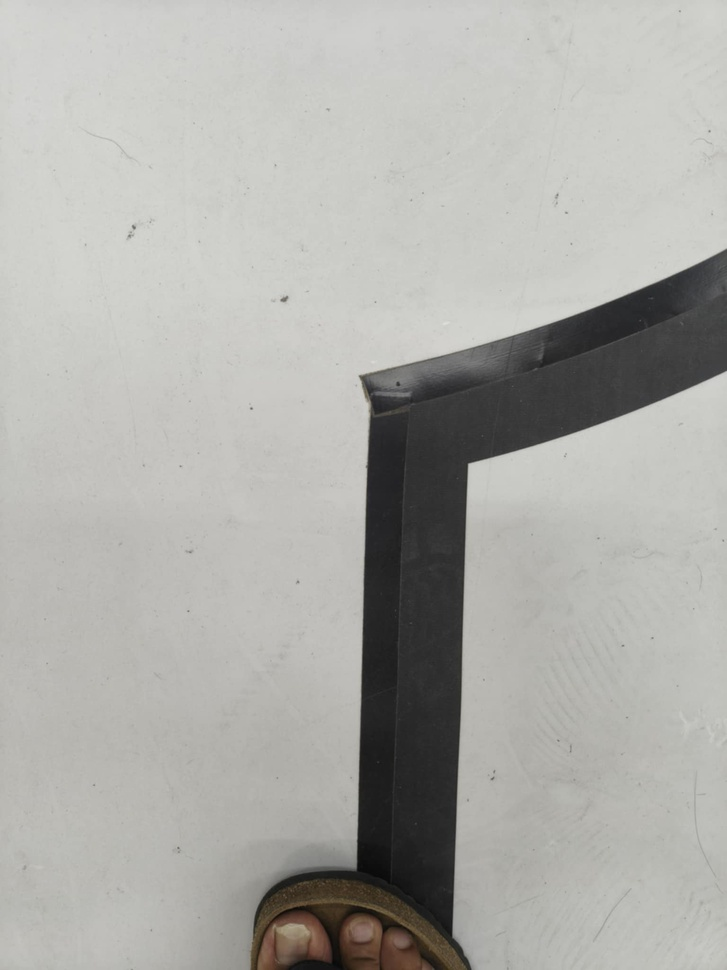
#> input picture 2d5d9259-dc36-4dbd-b85b-d59c5f0ae8c3.jpg, 727 x 970 px, shrunk from 1536 x 2048 before the run, given in place of the camera
$ python hw_6.py   (older library calls are emulated)
#> lines starting #> are read from the running program, lines starting #| are printed output that depends on the picture; after the words box and inside, x2 and y2 are one past the last pixel; in counts of white or black regions, pixels touching at a corner belong together
import cv2
import numpy as np


vid = cv2.VideoCapture(14)


def preprocess(img):
    gray = cv2.cvtColor(img, cv2.COLOR_BGR2GRAY)
    _, binary = cv2.threshold(gray, 127, 255, cv2.THRESH_BINARY)
    kernel = cv2.getStructuringElement(cv2.MORPH_RECT, (11, 11))
    return cv2.morphologyEx(binary, cv2.MORPH_OPEN, kernel)


def canny_edge(img):
    blur = cv2.GaussianBlur(img, (3, 3), 0)
    sx = cv2.Sobel(blur, cv2.CV_64F, 1, 0, ksize=3)
    sy = cv2.Sobel(blur, cv2.CV_64F, 0, 1, ksize=3)
    mag = cv2.magnitude(sx, sy)
    return cv2.Canny(cv2.convertScaleAbs(mag), 50, 150)


def region_int(img):
    h, w = img.shape[:2]
    poly = np.array([[
        (int(0.03*w), h), (int(0.10*w), int(0.30*h)),
        (int(0.80*w), int(0.30*h)), (int(0.96*w), h)
    ]], dtype=np.int32)
    mask = np.zeros_like(img)
    cv2.fillPoly(mask, poly, 255)
    return cv2.bitwise_and(img, mask)


half_lane_width_px = None        # → 第一幀用 w/2，之後再更新

while True:
    ret, frame = vid.read()
#> frame is the input picture: shape (970, 727, 3); mean B, G, R 169.2, 173.5, 173.7
    if not ret:
        break

    h, w = frame.shape[:2]
#> h = 970; w = 727
    if half_lane_width_px is None:          # 第一次才進來
        half_lane_width_px = w / 2
#> half_lane_width_px = 363.5

    car_center_x = w / 2                    # 車身中心 (每幀可直接算)
#> car_center_x = 363.5

    proc      = preprocess(frame)
#> in preprocess, `_, binary = cv2.threshold(gray, 127, 255, cv2.THRESH_BINARY)`:
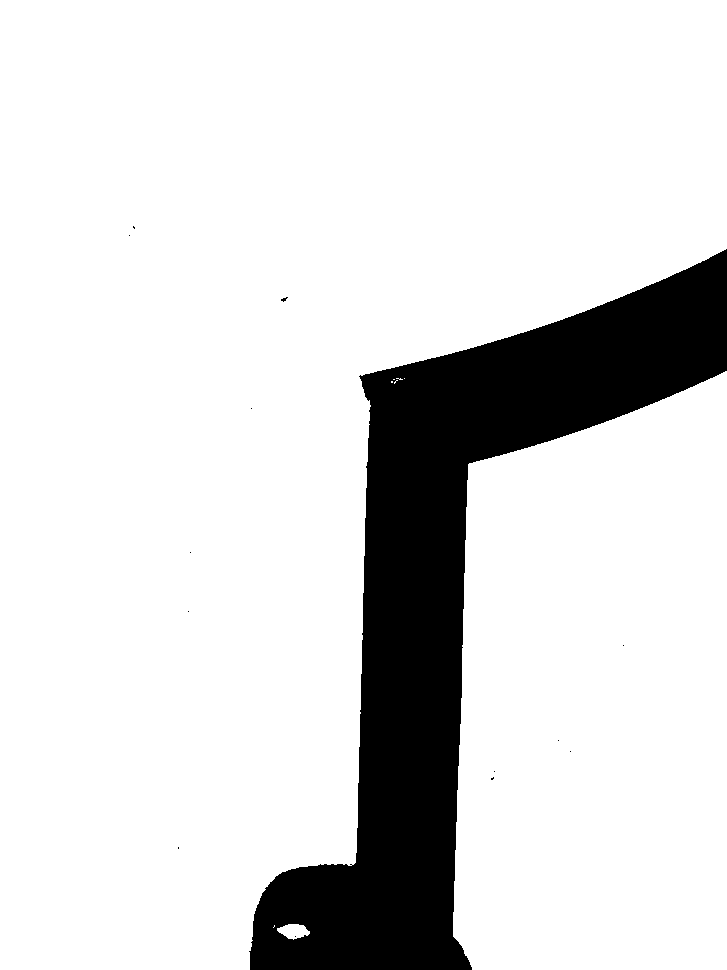
#> binary: shape (970, 727); 85.6% white; 14 black regions (13 under 20 px), largest, box (x1, y1, x2, y2) and area: (249, 249, 727, 970) 101354
#> in preprocess, `return cv2.morphologyEx(binary, cv2.MORPH_OPEN, kernel)`: returned value: shape (970, 727); 85.6% white; 13 black regions (12 under 20 px), largest, box (x1, y1, x2, y2) and area: (249, 249, 727, 970) 101574
    edges     = canny_edge(proc)
#> in canny_edge, `sx = cv2.Sobel(blur, cv2.CV_64F, 1, 0, ksize=3)`:
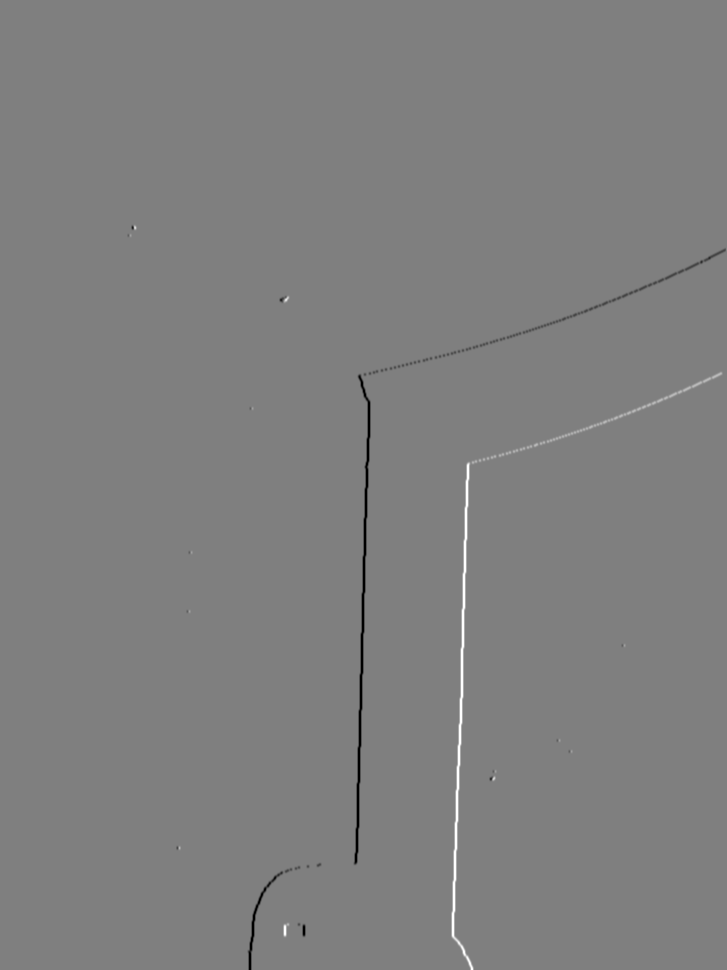
#> sx: shape (970, 727) float64; min -764, max 764, mean -0.4; drawn with min black and max white
#> in canny_edge, `mag = cv2.magnitude(sx, sy)`:
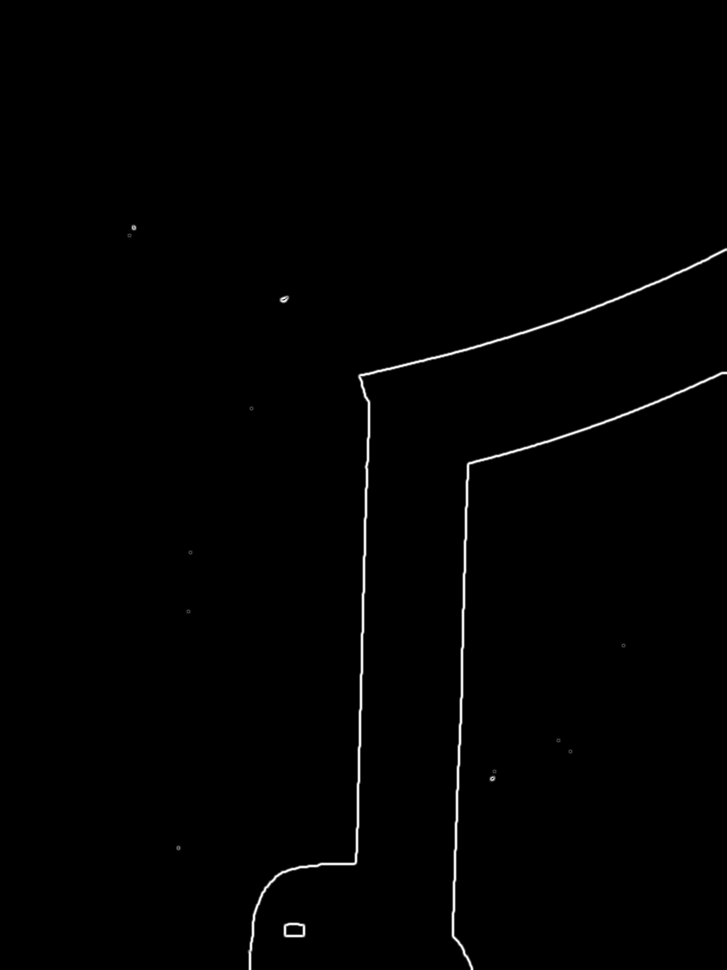
#> mag: shape (970, 727) float64; min 0, max 815.8, mean 5.6; drawn with min black and max white
#> in canny_edge, `return cv2.Canny(cv2.convertScaleAbs(mag), 50, 150)`: returned value: shape (970, 727); 0.59% white in thin lines or dots, all inside (x1, y1, x2, y2) = (127, 224, 727, 970)
    edges_roi = region_int(edges)
#> in region_int, `cv2.fillPoly(mask, poly, 255)`:
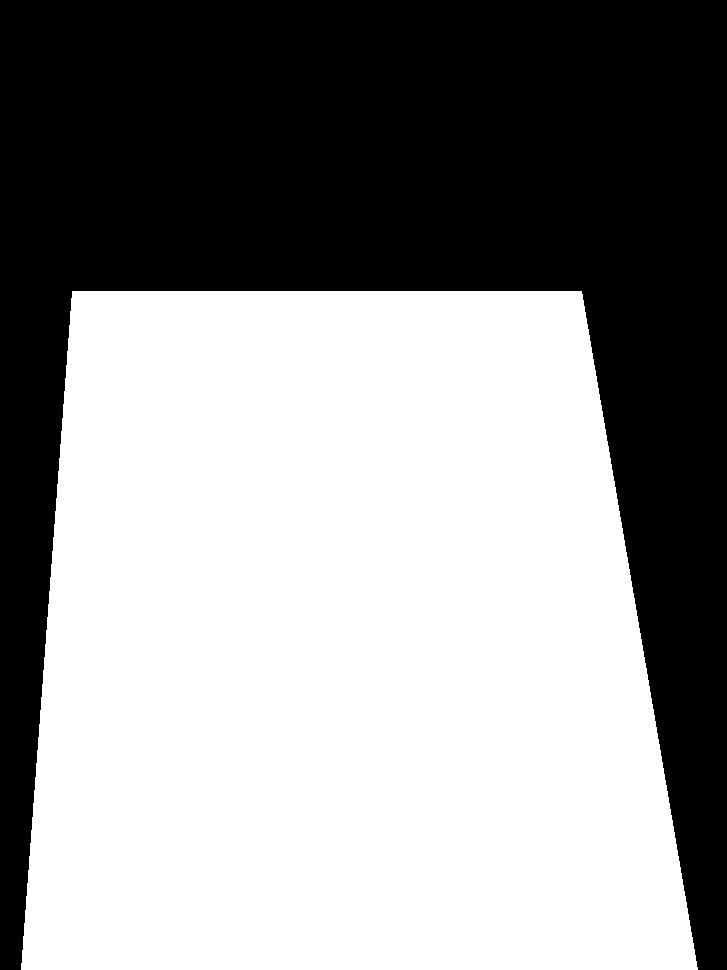
#> mask: shape (970, 727); 57.1% white; 1 black region, box (x1, y1, x2, y2) and area: (0, 0, 727, 970) 302202
#> in region_int, `return cv2.bitwise_and(img, mask)`:
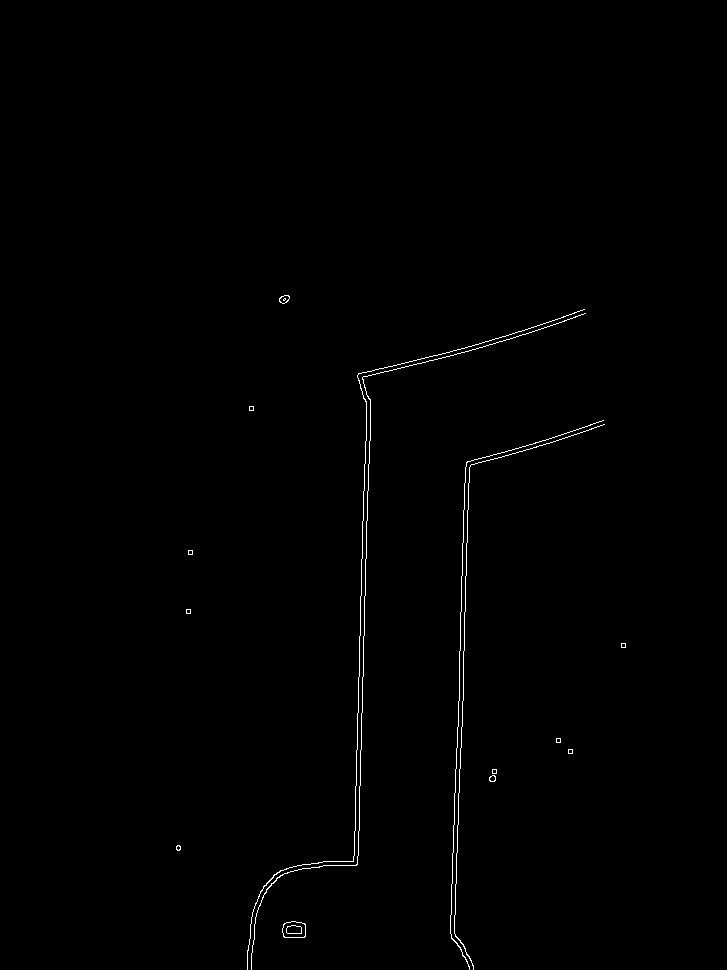
#> returned value: shape (970, 727); 0.49% white in thin lines or dots, all inside (x1, y1, x2, y2) = (176, 295, 626, 970)

    lines = cv2.HoughLinesP(edges_roi, 1, np.pi/180,
                            threshold=50, minLineLength=50, maxLineGap=20)
#> lines = 21 rows, first 6: [450, 932, 457, 727], [463, 670, 470, 461], [359, 647, 366, 419], [459, 700, 462, 543], [363, 655, 367, 513], [356, 759, 360, 619]

    left_lines, right_lines = [], []
    if lines is not None:
        for x1, y1, x2, y2 in lines[:, 0]:
            if x2 == x1:            # 垂直線直接跳過
                continue
            slope = (y2 - y1) / (x2 - x1)
            if abs(slope) < 0.3:    # 過平的線跳過
                continue
            if slope < 0 and x1 < w/2 and x2 < w/2:
                left_lines.append((x1, y1, x2, y2))
            elif slope > 0 and x1 > w/2 and x2 > w/2:
                right_lines.append((x1, y1, x2, y2))
#> this loop made 21 passes
#> (x1, y1, x2, y2, slope) on passes 1 to 12: (450, 932, 457, 727, -29.29), (463, 670, 470, 461, -29.86), (359, 647, 366, 419, -32.57), (459, 700, 462, 543, -52.33), (363, 655, 367, 513, -35.5), (356, 759, 360, 619, -35), (354, 865, 355, 810, -55), (357, 864, 361, 741, -30.75), (458, 802, 463, 689, -22.6), (359, 793, 364, 627, -33.2), (460, 349, 518, 331, -0.31), (365, 569, 370, 399, -34)
#> after the loop, left_lines = [(356, 759, 360, 619), (354, 865, 355, 810), (357, 864, 361, 741), (355, 809, 358, 705)]; right_lines = []

    status_text = "No lane"
    if left_lines and right_lines:
        status_text = "Two lanes"
        lx1, ly1, lx2, ly2 = np.mean(left_lines,  axis=0).astype(int)
        rx1, ry1, rx2, ry2 = np.mean(right_lines, axis=0).astype(int)
        cv2.line(frame, (lx1, ly1), (lx2, ly2), (0,255,0), 3)
        cv2.line(frame, (rx1, ry1), (rx2, ry2), (0,255,0), 3)
    elif left_lines:
        status_text = "Only left lane"
        cv2.line(frame, left_lines[0][:2], left_lines[0][2:], (0,255,0), 3)
    elif right_lines:
        status_text = "Only right lane"
        cv2.line(frame, right_lines[0][:2], right_lines[0][2:], (0,255,0), 3)

    cv2.putText(frame, status_text, (30, 50),
                cv2.FONT_HERSHEY_SIMPLEX, 1.2, (0,0,255), 3)

    lane_center_x = None
    if left_lines and right_lines:                       # (雙線)
        lx1, ly1, lx2, ly2 = np.mean(left_lines,  axis=0).astype(int)
        rx1, ry1, rx2, ry2 = np.mean(right_lines, axis=0).astype(int)
        left_x_bot  = lx1 + (h - ly1) * (lx2 - lx1) / (ly2 - ly1)
        right_x_bot = rx1 + (h - ry1) * (rx2 - rx1) / (ry2 - ry1)
        lane_center_x = (left_x_bot + right_x_bot) / 2
        half_lane_width_px = abs(right_x_bot - left_x_bot) / 2

    elif left_lines:                                      # (單左)
        x1, y1, x2, y2 = left_lines[0]
#> x1 = 356; y1 = 759; x2 = 360; y2 = 619
        left_x_bot = x1 + (h - y1) * (x2 - x1) / (y2 - y1)
#> left_x_bot = 350
        lane_center_x = left_x_bot + half_lane_width_px
#> lane_center_x = 713.5

    elif right_lines:                                     # (單右)
        x1, y1, x2, y2 = right_lines[0]
        right_x_bot = x1 + (h - y1) * (x2 - x1) / (y2 - y1)
        lane_center_x = right_x_bot - half_lane_width_px

    if lane_center_x is not None:
        offset = car_center_x - lane_center_x
#> offset = -350
        cv2.line(frame, (int(car_center_x), h),
                 (int(lane_center_x), h), (0,0,255), 3)
        cv2.putText(frame, f"Offset: {offset:.1f}px",
                    (30, h-30), cv2.FONT_HERSHEY_SIMPLEX,
                    1.2, (0,0,255), 3)
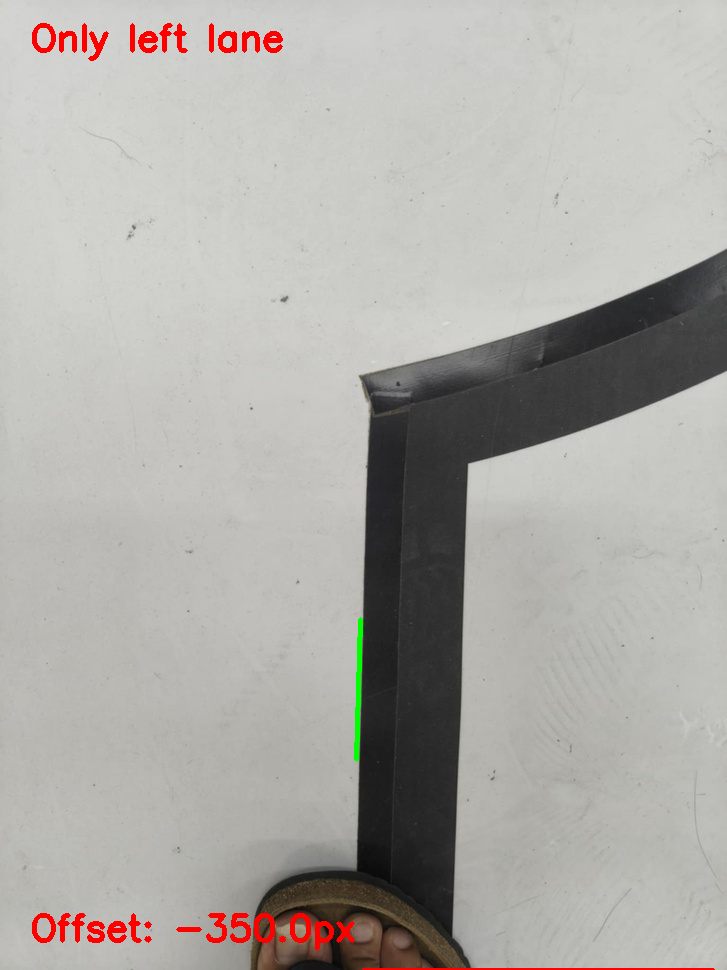
#> frame: shape (970, 727, 3); mean B, G, R 167.4, 171.9, 174.4

    cv2.imshow('Frame', frame)
    if cv2.waitKey(1) & 0xFF == ord('q'):
#> (key q is pressed here)
        break

vid.release()
cv2.destroyAllWindows()

$ run again, on i.jpg
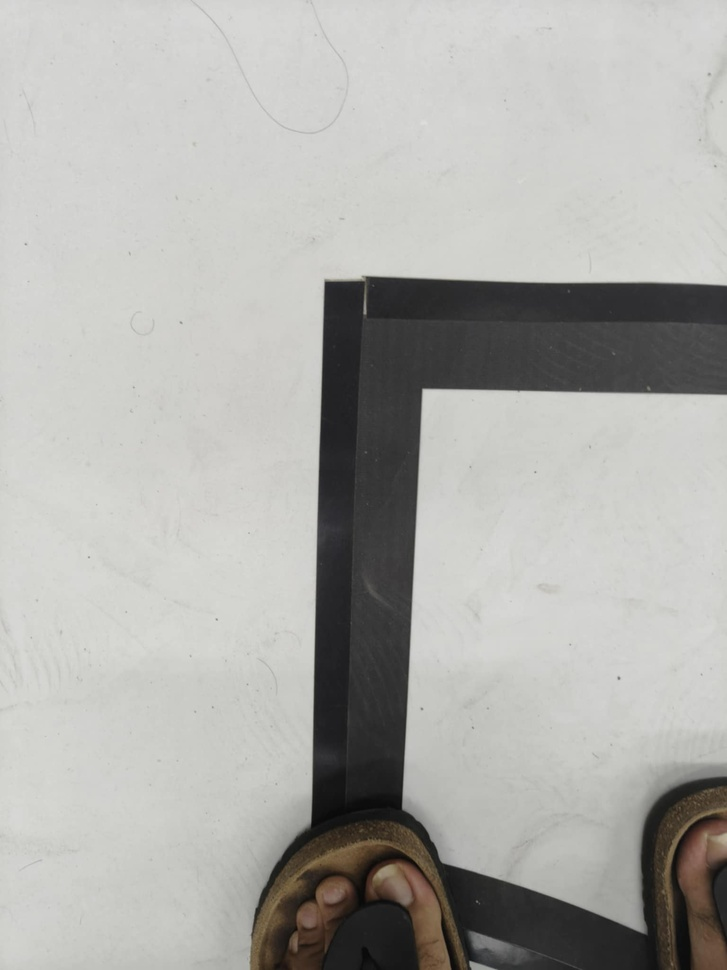
#> input picture i.jpg, 727 x 970 px, shrunk from 1536 x 2048 before the run, given in place of the camera
#> frame is the input picture: shape (970, 727, 3); mean B, G, R 170.9, 174.7, 175
#> in preprocess, `_, binary = cv2.threshold(gray, 127, 255, cv2.THRESH_BINARY)`:
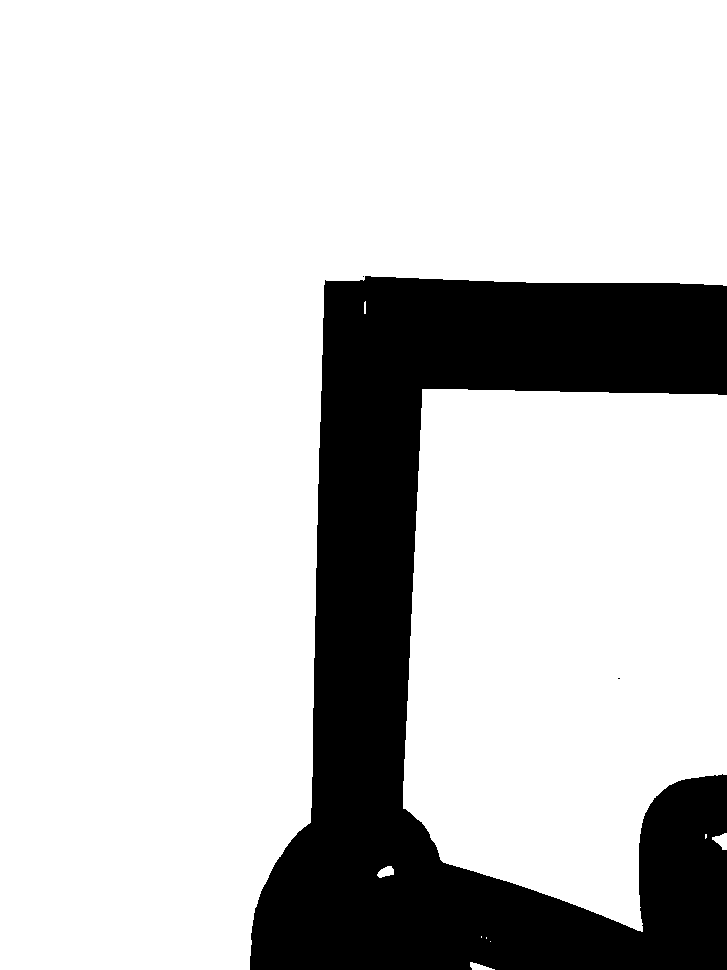
#> binary: shape (970, 727); 79.9% white; 3 black regions (2 under 20 px), largest, box (x1, y1, x2, y2) and area: (250, 276, 727, 970) 142089
#> mask: shape (970, 727); 57.1% white; 1 black region, box (x1, y1, x2, y2) and area: (0, 0, 727, 970) 302202
#> lines = 19 rows, first 6: [310, 744, 313, 571], [400, 788, 421, 387], [313, 810, 317, 571], [410, 661, 424, 387], [319, 498, 325, 298], [314, 541, 320, 342]
#> the loop `for x1, y1, x2, y2 in lines[:, 0]:` made 19 passes
#> (x1, y1, x2, y2, slope) on passes 1 to 8: (310, 744, 313, 571, -57.67), (400, 788, 421, 387, -19.1), (313, 810, 317, 571, -59.75), (410, 661, 424, 387, -19.57), (319, 498, 325, 298, -33.33), (314, 541, 320, 342, -33.17), (403, 810, 413, 614, -19.6), (519, 887, 602, 917, 0.361)
#> after the loop `for x1, y1, x2, y2 in lines[:, 0]:`: left_lines = [(310, 744, 313, 571), (313, 810, 317, 571), (319, 498, 325, 298), (314, 541, 320, 342), (319, 527, 320, 470), (258, 893, 312, 812)]; right_lines = [(519, 887, 602, 917), (437, 857, 574, 902), (640, 872, 642, 928), (636, 846, 637, 929), (561, 898, 641, 929)]
#> lx1 = 305; ly1 = 668; lx2 = 317; ly2 = 510
#> rx1 = 558; ry1 = 872; rx2 = 619; ry2 = 921
#> left_x_bot = 282.1
#> right_x_bot = 680
#> lane_center_x = 481
#> `half_lane_width_px = abs(right_x_bot - left_x_bot) / 2`: half_lane_width_px = 199
#> offset = -117.5
#> `cv2.putText(frame, f"Offset: {offset:.1f}px", (30, h-30), cv2.FONT_HER..`:
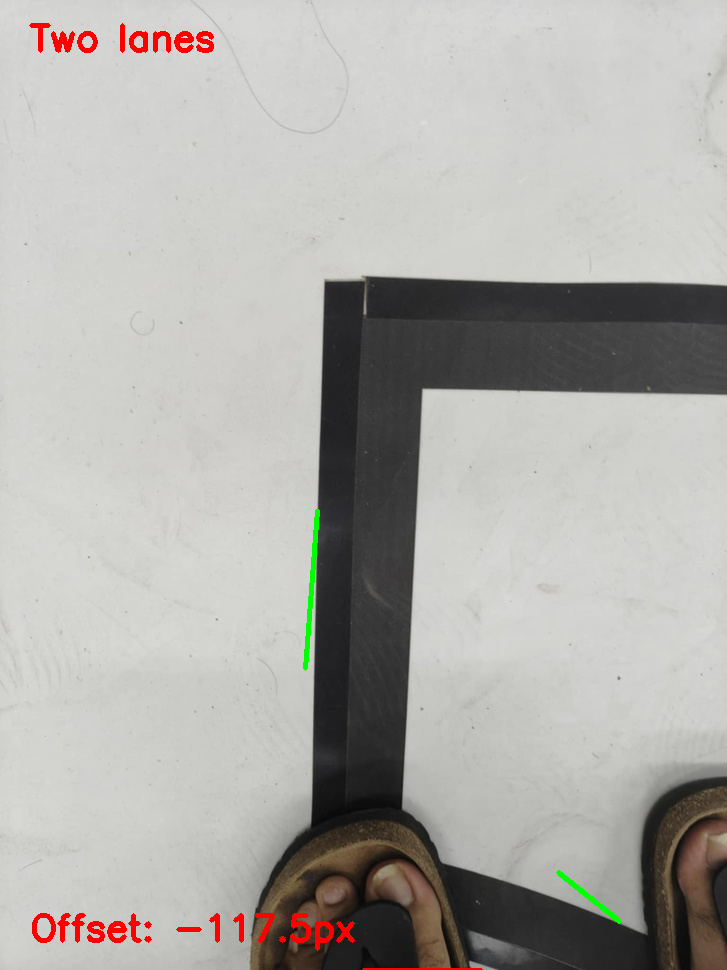
#> frame: shape (970, 727, 3); mean B, G, R 169.4, 173.5, 175.3
